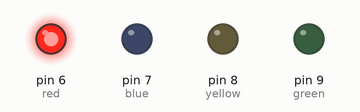
A sketch run on a simulated Arduino Uno, built with avr-gcc and run on an emulated ATmega328P. Shown: output pins drawn as LEDs (lit = HIGH).

Above: at 0.1 s.
At 0.68 s:
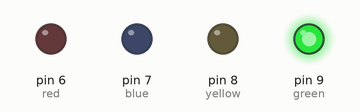
At 1.3 s:
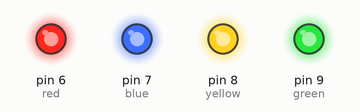
At 1.61 s:
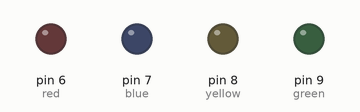
At 1.92 s:
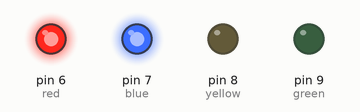
At 2.86 s:
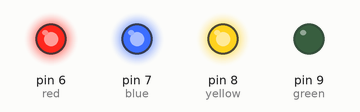
Timing chart, 0 to 3.2 s (numbered marks = the images above):
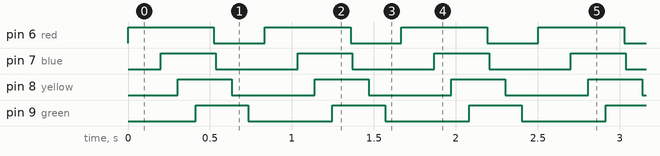

Measured:
- by itself, pin 6 (red): alternates HIGH for 0.52 s and LOW for 0.31 s
- by itself, pin 7 (blue), pin 8 (yellow): alternates HIGH for 0.33 s and LOW for 0.50 s
- by itself, pin 9 (green): alternates HIGH for 0.32 s and LOW for 0.51 s

The sketch:

red_light_blink.ino
```cpp
int red=6;
int blue=7;
int yellow=8;
int green=9;
void setup() {
  pinMode(6,OUTPUT);
  pinMode(7,OUTPUT);
  pinMode(8,OUTPUT);
  pinMode(9,OUTPUT);
}

void loop() {
 digitalWrite(red,HIGH);
 delay(200);
 digitalWrite(blue,HIGH);
 delay(104);
 digitalWrite(yellow,HIGH);
 delay(108);
 digitalWrite(green,HIGH);
 delay(112);
 digitalWrite(red,LOW);
 delay(10);
 digitalWrite(blue,LOW);
 delay(100);
 digitalWrite(yellow,LOW);
 delay(100);
 digitalWrite(green,LOW);
 delay(100);

}
```
